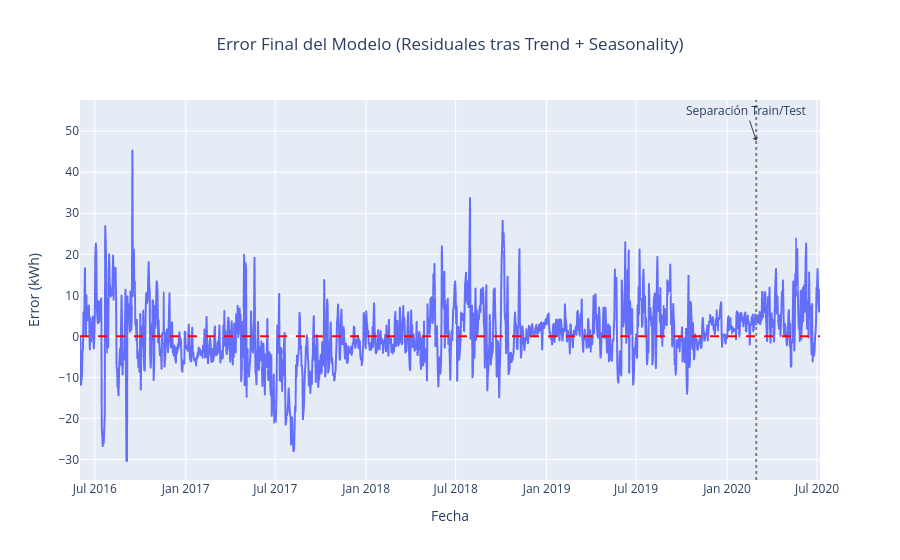

The notebook cell this image was saved under:
### Code cell
# 1. Calcular el Error Final (Residuales del modelo completo) 

df['final_error'] = df['trend_error'] - df['seasonality']

print("Calculando el error final (residuales) del modelo combinado...")
print("Generando gráfico del error final...")

# 2. Graficar el Error Final 
fig_final_error = px.line(df, 
                          x='date', 
                          y='final_error', 
                          title='Error Final del Modelo (Residuales tras Trend + Seasonality)',
                          labels={'date': 'Fecha', 'final_error': 'Error (kWh)'}
                         )

# 3. Añadir líneas de referencia 

fig_final_error.add_hline(y=0, 
                          line_width=2, 
                          line_dash="dash", 
                          line_color="red"
                         )

fig_final_error.add_vline(x=pd.to_datetime(split_date), 
                          line_width=2, 
                          line_dash="dot", 
                          line_color="grey"
                         )

fig_final_error.add_annotation(
    x=pd.to_datetime(split_date),
    y=df['final_error'].max(), 
    text="Separación Train/Test",
    showarrow=True,
    arrowhead=1,
    yshift=10 
)

# 4. Mostrar el gráfico 
fig_final_error.update_layout(
    xaxis_title='Fecha',
    yaxis_title='Error (kWh)',
    title_x=0.5 
)

fig_final_error.show()

### Figure 1 — Plotly figure (JSON) as saved in the notebook; plotly's stock layout.template omitted (floating-point values rounded to 4 significant figures; data arrays with more than 128 entries replaced by an {"elided": "..."} marker saying what was removed)
{"data": [{"hovertemplate": "Fecha=%{x}<br>Error (kWh)=%{y}<extra></extra>", "legendgroup": "", "line": {"color": "#636efa", "dash": "solid"}, "marker": {"symbol": "circle"}, "mode": "lines", "name": "", "showlegend": false, "type": "scattergl", "x": {"elided": "1498 str values"}, "xaxis": "x", "y": {"elided": "1498 float values"}, "yaxis": "y"}], "layout": {"annotations": [{"arrowhead": 1, "showarrow": true, "text": "Separación Train/Test", "x": "2020-02-29T00:00:00", "y": 45.3, "yshift": 10}], "legend": {"tracegroupgap": 0}, "shapes": [{"line": {"color": "red", "dash": "dash", "width": 2}, "type": "line", "x0": 0, "x1": 1, "xref": "x domain", "y0": 0, "y1": 0, "yref": "y"}, {"line": {"color": "grey", "dash": "dot", "width": 2}, "type": "line", "x0": "2020-02-29T00:00:00", "x1": "2020-02-29T00:00:00", "xref": "x", "y0": 0, "y1": 1, "yref": "y domain"}], "title": {"text": "Error Final del Modelo (Residuales tras Trend + Seasonality)", "x": 0.5}, "xaxis": {"anchor": "y", "domain": [0, 1], "title": {"text": "Fecha"}}, "yaxis": {"anchor": "x", "domain": [0, 1], "title": {"text": "Error (kWh)"}}}}
